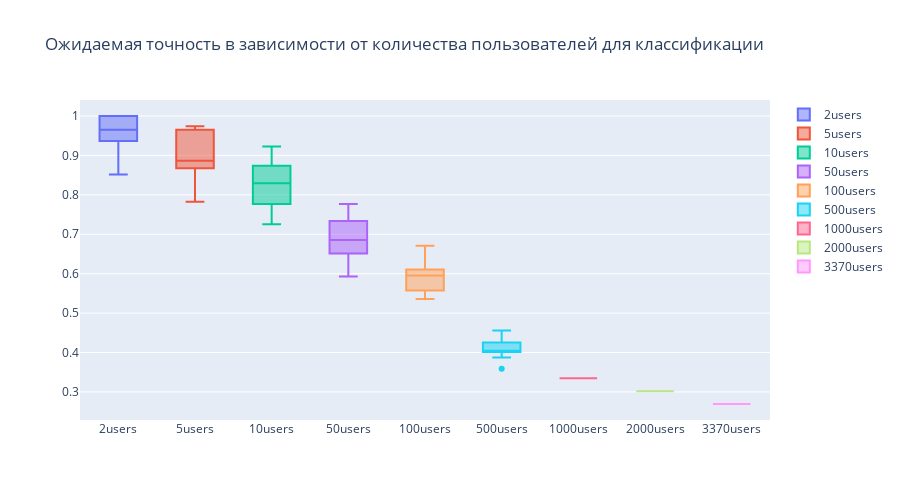

The notebook cell saved with this chart:
### Markdown cell above
Посмотрим на ожидаемую точность (accuracy)

### Code cell
fig = go.Figure()
lin_acc = []
x_names = [str(el) + 'users' for el in variant_nusers]
for idx, el in enumerate(full_acc):
    lin_acc.append(np.mean(el))
    fig.add_trace(go.Box(y=el, name = x_names[idx]))
    
#fig.add_trace(go.Scatter(y=lin_acc, x = x_names))
fig.update_layout(
    autosize=False,
    width=900,
    height=500, 
    title = f'Ожидаемая точность в зависимости от количества пользователей для классификации')

fig.show()

### Figure 1 — Plotly figure (JSON) as saved in the notebook; plotly's stock layout.template omitted (floating-point values rounded to 4 significant figures)
{"data": [{"name": "2users", "type": "box", "y": [1, 0.8519, 1, 0.9495, 0.9429, 0.8718, 1, 0.9365, 0.9911, 0.9803]}, {"name": "5users", "type": "box", "y": [0.8678, 0.903, 0.825, 0.8794, 0.8889, 0.965, 0.9739, 0.7826, 0.8838, 0.9657]}, {"name": "10users", "type": "box", "y": [0.7255, 0.8038, 0.8241, 0.9225, 0.8954, 0.8346, 0.8644, 0.8739, 0.7768, 0.7467]}, {"name": "50users", "type": "box", "y": [0.7103, 0.6864, 0.6511, 0.6807, 0.5931, 0.6847, 0.7351, 0.6355, 0.7768, 0.7339]}, {"name": "100users", "type": "box", "y": [0.6106, 0.5886, 0.5359, 0.6105, 0.6709, 0.6017, 0.5411, 0.6327, 0.5667, 0.5573]}, {"name": "500users", "type": "box", "y": [0.428, 0.4019, 0.4016, 0.4558, 0.406, 0.407, 0.3876, 0.4029, 0.359, 0.4253]}, {"name": "1000users", "type": "box", "y": [0.3347]}, {"name": "2000users", "type": "box", "y": [0.3019]}, {"name": "3370users", "type": "box", "y": [0.2694]}], "layout": {"autosize": false, "height": 500, "title": {"text": "Ожидаемая точность в зависимости от количества пользователей для классификации"}, "width": 900, "xaxis": {"autorange": true, "range": [-0.5, 8.5], "type": "category"}, "yaxis": {"autorange": true, "range": [0.2289, 1.041], "type": "linear"}}}
